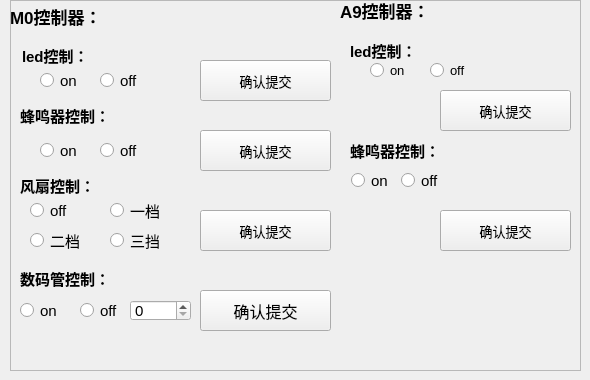
   <widget class="QWidget" name="page_2">
    <widget class="QFrame" name="frame_2">
     <property name="geometry">
      <rect>
       <x>10</x>
       <y>0</y>
       <width>571</width>
       <height>371</height>
      </rect>
     </property>
     <property name="font">
      <font>
       <pointsize>9</pointsize>
      </font>
     </property>
     <property name="frameShape">
      <enum>QFrame::StyledPanel</enum>
     </property>
     <property name="frameShadow">
      <enum>QFrame::Raised</enum>
     </property>
     <widget class="QLabel" name="label_42">
      <property name="geometry">
       <rect>
        <x>330</x>
        <y>0</y>
        <width>101</width>
        <height>21</height>
       </rect>
      </property>
      <property name="minimumSize">
       <size>
        <width>0</width>
        <height>0</height>
       </size>
      </property>
      <property name="maximumSize">
       <size>
        <width>9999</width>
        <height>9999999</height>
       </size>
      </property>
      <property name="font">
       <font>
        <pointsize>13</pointsize>
        <weight>75</weight>
        <bold>true</bold>
       </font>
      </property>
      <property name="text">
       <string>A9控制器：</string>
      </property>
     </widget>
     <widget class="QLabel" name="label_41">
      <property name="geometry">
       <rect>
        <x>0</x>
        <y>1</y>
        <width>92</width>
        <height>31</height>
       </rect>
      </property>
      <property name="minimumSize">
       <size>
        <width>0</width>
        <height>0</height>
       </size>
      </property>
      <property name="maximumSize">
       <size>
        <width>9999</width>
        <height>9999999</height>
       </size>
      </property>
      <property name="font">
       <font>
        <pointsize>13</pointsize>
        <weight>75</weight>
        <bold>true</bold>
       </font>
      </property>
      <property name="styleSheet">
       <string notr="true"/>
      </property>
      <property name="text">
       <string>M0控制器：</string>
      </property>
     </widget>
     <widget class="QLabel" name="label_11">
      <property name="geometry">
       <rect>
        <x>10</x>
        <y>270</y>
        <width>108</width>
        <height>17</height>
       </rect>
      </property>
      <property name="minimumSize">
       <size>
        <width>0</width>
        <height>0</height>
       </size>
      </property>
      <property name="maximumSize">
       <size>
        <width>9999</width>
        <height>9999999</height>
       </size>
      </property>
      <property name="font">
       <font>
        <pointsize>11</pointsize>
        <weight>75</weight>
        <bold>true</bold>
       </font>
      </property>
      <property name="text">
       <string>数码管控制：</string>
      </property>
     </widget>
     <widget class="QRadioButton" name="fan_2Button">
      <property name="geometry">
       <rect>
        <x>20</x>
        <y>230</y>
        <width>61</width>
        <height>21</height>
       </rect>
      </property>
      <property name="minimumSize">
       <size>
        <width>0</width>
        <height>0</height>
       </size>
      </property>
      <property name="maximumSize">
       <size>
        <width>9999</width>
        <height>9999999</height>
       </size>
      </property>
      <property name="font">
       <font>
        <pointsize>11</pointsize>
       </font>
      </property>
      <property name="text">
       <string>二档</string>
      </property>
     </widget>
     <widget class="QRadioButton" name="fan_3Button">
      <property name="geometry">
       <rect>
        <x>100</x>
        <y>230</y>
        <width>61</width>
        <height>21</height>
       </rect>
      </property>
      <property name="minimumSize">
       <size>
        <width>0</width>
        <height>0</height>
       </size>
      </property>
      <property name="maximumSize">
       <size>
        <width>9999</width>
        <height>9999999</height>
       </size>
      </property>
      <property name="font">
       <font>
        <pointsize>11</pointsize>
       </font>
      </property>
      <property name="text">
       <string>三挡</string>
      </property>
     </widget>
     <widget class="QPushButton" name="fan_confirmButton">
      <property name="geometry">
       <rect>
        <x>190</x>
        <y>210</y>
        <width>131</width>
        <height>41</height>
       </rect>
      </property>
      <property name="minimumSize">
       <size>
        <width>0</width>
        <height>0</height>
       </size>
      </property>
      <property name="maximumSize">
       <size>
        <width>9999</width>
        <height>9999999</height>
       </size>
      </property>
      <property name="font">
       <font>
        <pointsize>10</pointsize>
       </font>
      </property>
      <property name="text">
       <string>确认提交</string>
      </property>
     </widget>
     <widget class="QLabel" name="label_10">
      <property name="geometry">
       <rect>
        <x>10</x>
        <y>170</y>
        <width>81</width>
        <height>31</height>
       </rect>
      </property>
      <property name="minimumSize">
       <size>
        <width>0</width>
        <height>0</height>
       </size>
      </property>
      <property name="maximumSize">
       <size>
        <width>9999</width>
        <height>9999999</height>
       </size>
      </property>
      <property name="font">
       <font>
        <pointsize>11</pointsize>
        <weight>75</weight>
        <bold>true</bold>
       </font>
      </property>
      <property name="text">
       <string>风扇控制：</string>
      </property>
     </widget>
     <widget class="QRadioButton" name="fan_offButton">
      <property name="geometry">
       <rect>
        <x>20</x>
        <y>200</y>
        <width>61</width>
        <height>21</height>
       </rect>
      </property>
      <property name="minimumSize">
       <size>
        <width>0</width>
        <height>0</height>
       </size>
      </property>
      <property name="maximumSize">
       <size>
        <width>9999</width>
        <height>9999999</height>
       </size>
      </property>
      <property name="font">
       <font>
        <pointsize>11</pointsize>
       </font>
      </property>
      <property name="text">
       <string>off</string>
      </property>
     </widget>
     <widget class="QRadioButton" name="fan_1Button">
      <property name="geometry">
       <rect>
        <x>100</x>
        <y>200</y>
        <width>61</width>
        <height>21</height>
       </rect>
      </property>
      <property name="minimumSize">
       <size>
        <width>0</width>
        <height>0</height>
       </size>
      </property>
      <property name="maximumSize">
       <size>
        <width>9999</width>
        <height>9999999</height>
       </size>
      </property>
      <property name="font">
       <font>
        <pointsize>11</pointsize>
       </font>
      </property>
      <property name="text">
       <string>一档</string>
      </property>
     </widget>
     <widget class="QLabel" name="label_9">
      <property name="geometry">
       <rect>
        <x>10</x>
        <y>105</y>
        <width>101</width>
        <height>21</height>
       </rect>
      </property>
      <property name="minimumSize">
       <size>
        <width>0</width>
        <height>0</height>
       </size>
      </property>
      <property name="maximumSize">
       <size>
        <width>9999</width>
        <height>9999999</height>
       </size>
      </property>
      <property name="font">
       <font>
        <pointsize>11</pointsize>
        <weight>75</weight>
        <bold>true</bold>
       </font>
      </property>
      <property name="text">
       <string>蜂鸣器控制：</string>
      </property>
     </widget>
     <widget class="QRadioButton" name="M0buzzer_onButton">
      <property name="geometry">
       <rect>
        <x>30</x>
        <y>140</y>
        <width>51</width>
        <height>21</height>
       </rect>
      </property>
      <property name="minimumSize">
       <size>
        <width>0</width>
        <height>0</height>
       </size>
      </property>
      <property name="maximumSize">
       <size>
        <width>9999</width>
        <height>9999999</height>
       </size>
      </property>
      <property name="font">
       <font>
        <pointsize>11</pointsize>
       </font>
      </property>
      <property name="text">
       <string>on</string>
      </property>
     </widget>
     <widget class="QRadioButton" name="M0buzzer_offButton">
      <property name="geometry">
       <rect>
        <x>90</x>
        <y>140</y>
        <width>51</width>
        <height>21</height>
       </rect>
      </property>
      <property name="minimumSize">
       <size>
        <width>0</width>
        <height>0</height>
       </size>
      </property>
      <property name="maximumSize">
       <size>
        <width>9999</width>
        <height>9999999</height>
       </size>
      </property>
      <property name="font">
       <font>
        <pointsize>11</pointsize>
       </font>
      </property>
      <property name="text">
       <string>off</string>
      </property>
     </widget>
     <widget class="QPushButton" name="M0buzzer_confirmButton">
      <property name="geometry">
       <rect>
        <x>190</x>
        <y>130</y>
        <width>131</width>
        <height>41</height>
       </rect>
      </property>
      <property name="minimumSize">
       <size>
        <width>0</width>
        <height>0</height>
       </size>
      </property>
      <property name="maximumSize">
       <size>
        <width>9999</width>
        <height>9999999</height>
       </size>
      </property>
      <property name="font">
       <font>
        <pointsize>10</pointsize>
       </font>
      </property>
      <property name="text">
       <string>确认提交</string>
      </property>
     </widget>
     <widget class="QLabel" name="label_8">
      <property name="geometry">
       <rect>
        <x>12</x>
        <y>40</y>
        <width>81</width>
        <height>31</height>
       </rect>
      </property>
      <property name="minimumSize">
       <size>
        <width>0</width>
        <height>0</height>
       </size>
      </property>
      <property name="maximumSize">
       <size>
        <width>9999</width>
        <height>9999999</height>
       </size>
      </property>
      <property name="font">
       <font>
        <pointsize>11</pointsize>
        <weight>75</weight>
        <bold>true</bold>
       </font>
      </property>
      <property name="text">
       <string>led控制：</string>
      </property>
     </widget>
     <widget class="QRadioButton" name="M0led_onButton">
      <property name="geometry">
       <rect>
        <x>30</x>
        <y>70</y>
        <width>51</width>
        <height>21</height>
       </rect>
      </property>
      <property name="minimumSize">
       <size>
        <width>0</width>
        <height>0</height>
       </size>
      </property>
      <property name="maximumSize">
       <size>
        <width>9999</width>
        <height>9999999</height>
       </size>
      </property>
      <property name="font">
       <font>
        <pointsize>11</pointsize>
       </font>
      </property>
      <property name="text">
       <string>on</string>
      </property>
     </widget>
     <widget class="QRadioButton" name="M0led_offButton">
      <property name="geometry">
       <rect>
        <x>90</x>
        <y>70</y>
        <width>51</width>
        <height>21</height>
       </rect>
      </property>
      <property name="minimumSize">
       <size>
        <width>0</width>
        <height>0</height>
       </size>
      </property>
      <property name="maximumSize">
       <size>
        <width>9999</width>
        <height>9999999</height>
       </size>
      </property>
      <property name="font">
       <font>
        <pointsize>11</pointsize>
       </font>
      </property>
      <property name="text">
       <string>off</string>
      </property>
     </widget>
     <widget class="QPushButton" name="M0led_confirmButton">
      <property name="geometry">
       <rect>
        <x>190</x>
        <y>60</y>
        <width>131</width>
        <height>41</height>
       </rect>
      </property>
      <property name="minimumSize">
       <size>
        <width>0</width>
        <height>0</height>
       </size>
      </property>
      <property name="maximumSize">
       <size>
        <width>9999</width>
        <height>9999999</height>
       </size>
      </property>
      <property name="font">
       <font>
        <pointsize>10</pointsize>
       </font>
      </property>
      <property name="text">
       <string>确认提交</string>
      </property>
     </widget>
     <widget class="QRadioButton" name="tube_onButton">
      <property name="geometry">
       <rect>
        <x>10</x>
        <y>300</y>
        <width>41</width>
        <height>21</height>
       </rect>
      </property>
      <property name="minimumSize">
       <size>
        <width>0</width>
        <height>0</height>
       </size>
      </property>
      <property name="maximumSize">
       <size>
        <width>9999</width>
        <height>9999999</height>
       </size>
      </property>
      <property name="font">
       <font>
        <pointsize>11</pointsize>
       </font>
      </property>
      <property name="text">
       <string>on</string>
      </property>
     </widget>
     <widget class="QRadioButton" name="tube_offButton">
      <property name="geometry">
       <rect>
        <x>70</x>
        <y>300</y>
        <width>51</width>
        <height>21</height>
       </rect>
      </property>
      <property name="minimumSize">
       <size>
        <width>0</width>
        <height>0</height>
       </size>
      </property>
      <property name="maximumSize">
       <size>
        <width>9999</width>
        <height>9999999</height>
       </size>
      </property>
      <property name="font">
       <font>
        <pointsize>11</pointsize>
       </font>
      </property>
      <property name="text">
       <string>off</string>
      </property>
     </widget>
     <widget class="QPushButton" name="tube_confirmButton">
      <property name="geometry">
       <rect>
        <x>190</x>
        <y>290</y>
        <width>131</width>
        <height>41</height>
       </rect>
      </property>
      <property name="minimumSize">
       <size>
        <width>0</width>
        <height>0</height>
       </size>
      </property>
      <property name="maximumSize">
       <size>
        <width>9999</width>
        <height>9999999</height>
       </size>
      </property>
      <property name="font">
       <font>
        <pointsize>12</pointsize>
       </font>
      </property>
      <property name="text">
       <string>确认提交</string>
      </property>
     </widget>
     <widget class="QLabel" name="label_43">
      <property name="geometry">
       <rect>
        <x>340</x>
        <y>40</y>
        <width>91</width>
        <height>21</height>
       </rect>
      </property>
      <property name="minimumSize">
       <size>
        <width>0</width>
        <height>0</height>
       </size>
      </property>
      <property name="maximumSize">
       <size>
        <width>9999</width>
        <height>9999999</height>
       </size>
      </property>
      <property name="font">
       <font>
        <pointsize>11</pointsize>
        <weight>75</weight>
        <bold>true</bold>
       </font>
      </property>
      <property name="text">
       <string>led控制：</string>
      </property>
     </widget>
     <widget class="QRadioButton" name="A9led_onButton">
      <property name="geometry">
       <rect>
        <x>360</x>
        <y>60</y>
        <width>51</width>
        <height>21</height>
       </rect>
      </property>
      <property name="minimumSize">
       <size>
        <width>0</width>
        <height>0</height>
       </size>
      </property>
      <property name="maximumSize">
       <size>
        <width>9999</width>
        <height>9999999</height>
       </size>
      </property>
      <property name="font">
       <font>
        <pointsize>10</pointsize>
       </font>
      </property>
      <property name="text">
       <string>on</string>
      </property>
     </widget>
     <widget class="QRadioButton" name="A9led_offButton">
      <property name="geometry">
       <rect>
        <x>420</x>
        <y>60</y>
        <width>51</width>
        <height>21</height>
       </rect>
      </property>
      <property name="minimumSize">
       <size>
        <width>0</width>
        <height>0</height>
       </size>
      </property>
      <property name="maximumSize">
       <size>
        <width>9999</width>
        <height>9999999</height>
       </size>
      </property>
      <property name="font">
       <font>
        <pointsize>10</pointsize>
       </font>
      </property>
      <property name="text">
       <string>off</string>
      </property>
     </widget>
     <widget class="QPushButton" name="A9led_confirmButton_3">
      <property name="geometry">
       <rect>
        <x>430</x>
        <y>90</y>
        <width>131</width>
        <height>41</height>
       </rect>
      </property>
      <property name="minimumSize">
       <size>
        <width>0</width>
        <height>0</height>
       </size>
      </property>
      <property name="maximumSize">
       <size>
        <width>9999</width>
        <height>9999999</height>
       </size>
      </property>
      <property name="font">
       <font>
        <pointsize>10</pointsize>
       </font>
      </property>
      <property name="text">
       <string>确认提交</string>
      </property>
     </widget>
     <widget class="QLabel" name="label_44">
      <property name="geometry">
       <rect>
        <x>340</x>
        <y>140</y>
        <width>101</width>
        <height>21</height>
       </rect>
      </property>
      <property name="minimumSize">
       <size>
        <width>0</width>
        <height>0</height>
       </size>
      </property>
      <property name="maximumSize">
       <size>
        <width>9999</width>
        <height>9999999</height>
       </size>
      </property>
      <property name="font">
       <font>
        <pointsize>11</pointsize>
        <weight>75</weight>
        <bold>true</bold>
       </font>
      </property>
      <property name="text">
       <string>蜂鸣器控制：</string>
      </property>
     </widget>
     <widget class="QRadioButton" name="A9buzzer_onButton">
      <property name="geometry">
       <rect>
        <x>341</x>
        <y>170</y>
        <width>51</width>
        <height>21</height>
       </rect>
      </property>
      <property name="minimumSize">
       <size>
        <width>0</width>
        <height>0</height>
       </size>
      </property>
      <property name="maximumSize">
       <size>
        <width>9999</width>
        <height>9999999</height>
       </size>
      </property>
      <property name="font">
       <font>
        <pointsize>11</pointsize>
       </font>
      </property>
      <property name="text">
       <string>on</string>
      </property>
     </widget>
     <widget class="QRadioButton" name="A9buzzer_offButton">
      <property name="geometry">
       <rect>
        <x>391</x>
        <y>170</y>
        <width>61</width>
        <height>21</height>
       </rect>
      </property>
      <property name="minimumSize">
       <size>
        <width>0</width>
        <height>0</height>
       </size>
      </property>
      <property name="maximumSize">
       <size>
        <width>9999</width>
        <height>9999999</height>
       </size>
      </property>
      <property name="font">
       <font>
        <pointsize>11</pointsize>
       </font>
      </property>
      <property name="text">
       <string>off</string>
      </property>
     </widget>
     <widget class="QPushButton" name="A9buzzer_confirmButton">
      <property name="geometry">
       <rect>
        <x>430</x>
        <y>210</y>
        <width>131</width>
        <height>41</height>
       </rect>
      </property>
      <property name="sizePolicy">
       <sizepolicy hsizetype="Minimum" vsizetype="Fixed">
        <horstretch>131</horstretch>
        <verstretch>41</verstretch>
       </sizepolicy>
      </property>
      <property name="minimumSize">
       <size>
        <width>0</width>
        <height>0</height>
       </size>
      </property>
      <property name="maximumSize">
       <size>
        <width>9999</width>
        <height>9999999</height>
       </size>
      </property>
      <property name="font">
       <font>
        <pointsize>10</pointsize>
       </font>
      </property>
      <property name="text">
       <string>确认提交</string>
      </property>
     </widget>
     <widget class="QSpinBox" name="tube_spinBox">
      <property name="geometry">
       <rect>
        <x>120</x>
        <y>300</y>
        <width>61</width>
        <height>21</height>
       </rect>
      </property>
      <property name="minimumSize">
       <size>
        <width>0</width>
        <height>0</height>
       </size>
      </property>
      <property name="maximumSize">
       <size>
        <width>9999</width>
        <height>9999999</height>
       </size>
      </property>
      <property name="font">
       <font>
        <pointsize>11</pointsize>
       </font>
      </property>
      <property name="maximum">
       <number>9</number>
      </property>
     </widget>
    </widget>
   </widget>
